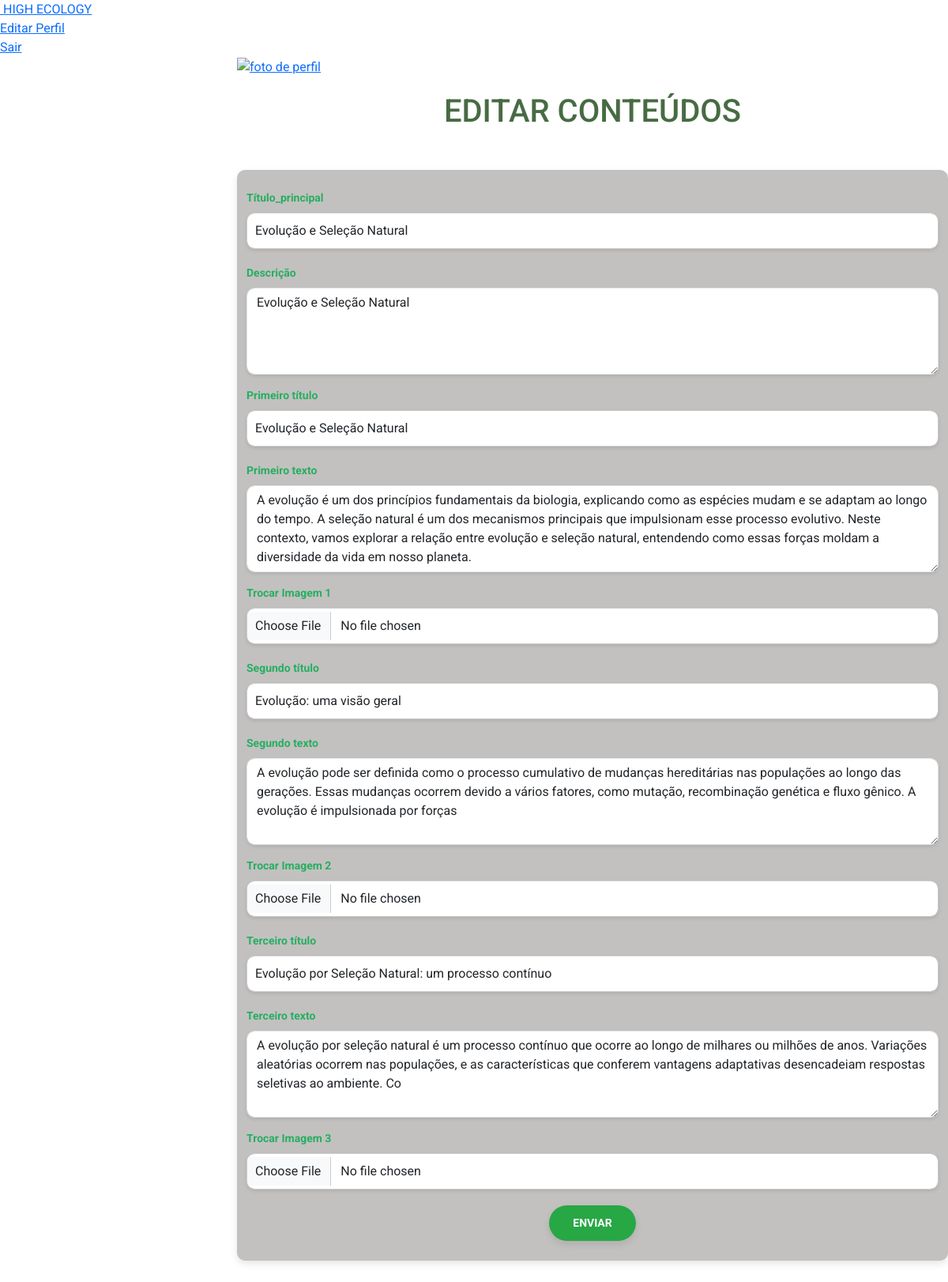
The app's page /html/gerenciar-conteudo-edit.php?id=13 with its own data.
### tables this page shows
CREATE TABLE `conteudos` (
  `id` int(11) NOT NULL,
  `id_modulo` int(11) NOT NULL,
  `titulo_principal` varchar(255) NOT NULL,
  `descricao` varchar(255) NOT NULL,
  `titulo1` varchar(255) NOT NULL,
  `texto1` text NOT NULL,
  `imagem1` varchar(255) DEFAULT NULL,
  `titulo2` varchar(255) NOT NULL,
  `texto2` varchar(255) NOT NULL,
  `imagem2` varchar(255) DEFAULT NULL,
  `titulo3` varchar(255) NOT NULL,
  `texto3` varchar(255) NOT NULL,
  `imagem3` varchar(255) DEFAULT NULL,
  `criado_em` timestamp NOT NULL DEFAULT current_timestamp()
);

### html/gerenciar-conteudo-edit.php (the view, shortened to what this page needs)
<?php
include('../php/config.php');
$id = isset($_GET['id']) ? $_GET['id'] : null;
$stmt = $pdo->prepare('SELECT * FROM conteudos WHERE id = ?');
$stmt->execute([$id]);
$conteudo = $stmt->fetch();
?>
<!DOCTYPE html>
<html lang="pt-br">
<head>
    <link rel="stylesheet" href="https://maxcdn.bootstrapcdn.com/bootstrap/4.0.0/css/bootstrap.min.css">
    <link rel="stylesheet" href="https://stackpath.bootstrapcdn.com/bootstrap/4.0.0/js/bootstrap.bundle.min.js">
    <link rel="stylesheet" href="https://cdnjs.cloudflare.com/ajax/libs/jquery/3.2.1/jquery.min.js">
    <link rel="stylesheet" href="../css/all.css">
    <link rel="stylesheet" href="../css/all.css">
    <link rel="stylesheet" href="../css/forms.css">
    <link rel="stylesheet" href="../css/conteudo-main-logado.css">
    <link rel="stylesheet" href="../css/editar-perfil.css">
    <link href="https://cdn.jsdelivr.net/npm/bootstrap@5.3.0-alpha1/dist/css/bootstrap.min.css" rel="stylesheet">
    <link rel="stylesheet" href="../css/gerenciar-cursos.css">
</head>
<body>
    <div class="container-p">
        <div class="navegacao">
            <ul style="padding: 0px 0px 0px 0px; margin: 0px 0px 0px 0px;">
            <li>
                    <a href = "#">
                        <span class = "icone">
                        </span>
                        <span class = "titulo">HIGH ECOLOGY</span>
                    </a>
                </li>
                <li>
                    <a href = "editar-perfil.php">
                        <span class = "titulo">Editar Perfil</span>
                    </a>
                </li>
                <li>
                    <a href = "../php/logout.php">
                        <span class = "titulo">Sair</span>
                    </a>
                </li>
            </ul>
        </div>
        <div class="main-p">
            <div class="topbar">
                <div class="user">
                    <a href="editar-perfil.php">
                        <img src="<?php if ($_SESSION["user"]['tabela'] == "aluno") {
                            echo $_SESSION['dados_user']['img'];
                        } elseif ($_SESSION["user"]['tabela'] == "professor") {
                            echo "../img/icon.png";
                        } ?>" alt="foto de perfil">
                    </a>
                </div>
            </div>
            <header>
                <h1>Editar Conteúdos</h1>
            </header>
            <div class="container">
                <form action="" method="POST" enctype="multipart/form-data">
                    <div class="mb-3">
                        <label for="titulo_principal" class="form-label">Título_principal</label>
                        <input type="text" name="titulo_principal"
                            value="<?php echo htmlspecialchars($conteudo['titulo_principal']); ?>" class="form-control"
                            required>
                    </div>
                    <div class="mb-3">
                        <label for="descricao" class="form-label">Descrição</label>
                        <textarea name="descricao" class="form-control" rows="4"
                            required><?php echo htmlspecialchars($conteudo['descricao']); ?></textarea>
                    </div>
                    <div class="mb-3">
                        <label for="titulo1" class="form-label">Primeiro título</label>
                        <input type="text" name="titulo1" value="<?php echo htmlspecialchars($conteudo['titulo1']); ?>"
                            class="form-control" required>
                    </div>
                    <div class="mb-3">
                        <label for="texto1" class="form-label">Primeiro texto</label>
                        <textarea name="texto1" class="form-control" rows="4"
                            required><?php echo htmlspecialchars($conteudo['texto1']); ?></textarea>
                    </div>
                    <div class="mb-3">
                        <label for="imagem1" class="form-label">Trocar Imagem 1</label>
                        <input type="file" name="imagem1" class="form-control">
                    </div>
                    <div class="mb-3">
                        <label for="titulo2" class="form-label">Segundo título</label>
                        <input type="text" name="titulo2" value="<?php echo htmlspecialchars($conteudo['titulo2']); ?>"
                            class="form-control" required>
                    </div>
                    <div class="mb-3">
                        <label for="texto2" class="form-label">Segundo texto</label>
                        <textarea name="texto2" class="form-control" rows="4"
                            required><?php echo htmlspecialchars($conteudo['texto2']); ?></textarea>
                    </div>
                    <div class="mb-3">
                        <label for="imagem2" class="form-label">Trocar Imagem 2</label>
                        <input type="file" name="imagem2" class="form-control">
                    </div>
                    <div class="mb-3">
                        <label for="titulo3" class="form-label">Terceiro título</label>
                        <input type="text" name="titulo3" value="<?php echo htmlspecialchars($conteudo['titulo3']); ?>"
                            class="form-control" required>
                    </div>
                    <div class="mb-3">
                        <label for="texto3" class="form-label">Terceiro texto</label>
                        <textarea name="texto3" class="form-control" rows="4"
                            required><?php echo htmlspecialchars($conteudo['texto3']); ?></textarea>
                    </div>
                    <div class="mb-3">
                        <label for="imagem3" class="form-label">Trocar Imagem 3</label>
                        <input type="file" name="imagem3" class="form-control">
                    </div>
                    <button type="submit" class="bnt bnt-sucess">Enviar</button>
                </form>
            </div>
</body>
</html>

### css/all.css (style rules this page uses)
* { margin: 0; padding: 0; box-sizing: border-box; font-family: 'Roboto', sans-serif; }
body { background-color: #f2f2f2; }

### css/forms.css (style rules this page uses)
body { font-family: 'Arial', sans-serif; background-color: #f4f8f9; color: #333; margin: 0; padding: 0; }
.container { max-width: 600px; margin: 50px auto; background-color: #2b282349; border-radius: 10px; box-shadow: 0 4px 10px rgba(0, 0, 0, 0.1); padding: 25px; }
h1 { text-align: center; color: #27ae60; font-size: 28px; font-weight: bold; margin-bottom: 25px; }
.form-label { font-weight: bold; color: #27ae60; font-size: 14px; margin-bottom: 5px; display: block; }
input[type="text"], textarea, input[type="file"] { width: 100%; padding: 10px; border: 1px solid #ccc; border-radius: 5px; font-size: 16px; margin-bottom: 20px; box-sizing: border-box; transition: all 0.3s ease; }
button[type="submit"] { display: block; width: auto; background-color: #27ae60; color: #ffffff; padding: 8px 16px; border: none; border-radius: 5px; font-size: 14px; font-weight: bold; text-transform: uppercase; cursor: pointer; transition: all 0.3s ease; margin: 0 auto; }
.mb-3 { margin-bottom: 20px; }
textarea::placeholder, input::placeholder { font-style: italic; color: #aaa; }

### css/conteudo-main-logado.css (style rules this page uses)
:root { --verde: #476b43; --white: #fff; --gray: #f5f5f5; --black1: #222; --black2: #999; }
.container-p { position: relative; width: 100%; }
.main-p { position: absolute; width: calc(100% - 300px); left: 300px; min-height: 100vh; background: var(--white); transition: all 0.5s ease; }

### css/gerenciar-cursos.css (style rules this page uses)
header { background-color: #fff; padding-top: 20px; color: #476b43; text-align: center; font-size: 24px; font-weight: bold; text-transform: uppercase; }
form .form-control { border-radius: 10px; box-shadow: 0 2px 4px rgba(0, 0, 0, 0.1); }
form button[type="submit"] { background-color: #28a745; color: white; border: none; padding: 12px 30px; border-radius: 50px; box-shadow: 0 4px 10px rgba(0, 0, 0, 0.1); transition: background-color 0.3s ease; }
.form-control { margin-bottom: 15px; }

### records on screen
conteudos: titulo_principal "Evolução e Seleção Natural", descricao "Evolução e Seleção Natural", titulo1 "Evolução e Seleção Natural", texto1 "A evolução é um dos princípios fundamentais da biologia, explicando como as espécies mudam e se adaptam ao longo do tempo. A seleção natural é um dos mecanismos principais que impulsionam esse processo evolutivo. Neste contexto, vamos explorar a relação entre evolução e seleção natural, entendendo como essas forças moldam a diversidade da vida em nosso planeta.", titulo2 "Evolução: uma visão geral", texto2 "A evolução pode ser definida como o processo cumulativo de mudanças hereditárias nas populações ao longo das gerações. Essas mudanças ocorrem devido a vários fatores, como mutação, recombinação genética e fluxo gênico. A evolução é impulsionada por forças", titulo3 "Evolução por Seleção Natural: um processo contínuo", texto3 "A evolução por seleção natural é um processo contínuo que ocorre ao longo de milhares ou milhões de anos. Variações aleatórias ocorrem nas populações, e as características que conferem vantagens adaptativas desencadeiam respostas seletivas ao ambiente. Co"
